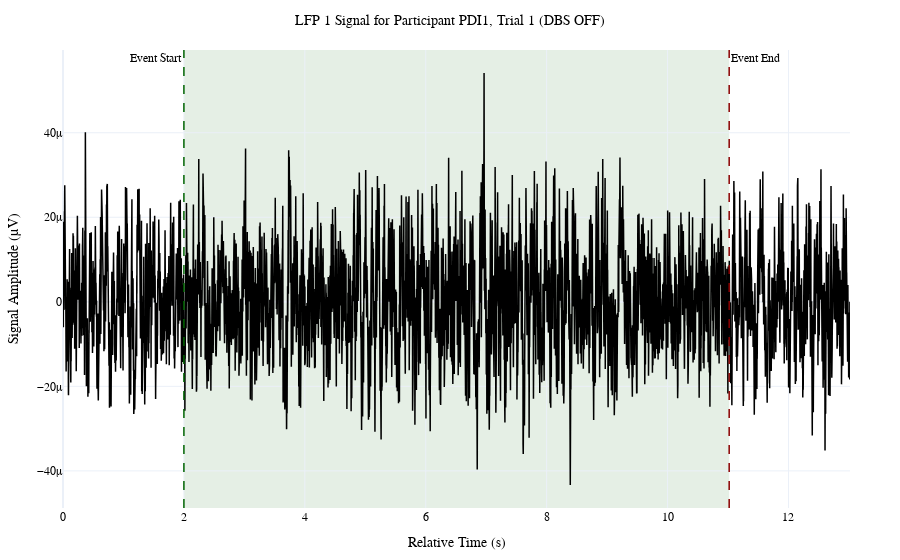

The cell this chart's notebook holds for it:
### Markdown cell above
### 2. Signal Quality Check

* **Visual Inspection of Raw Time-Series:**
    - Plot a segment of raw LFP data.
    - Plot a segment of raw ECoG data.
* **Visualize Recordings with DBS Markers:**
    - Load the event markers for DBS ON/OFF conditions.
    - Create plots of the LFP and ECoG signals, overlaying markers or using shaded regions to indicate the different DBS states.
* **Verify Artifact Removal:**
    - Load a segment of data from a DBS ON block.
    - Plot the signal before applying the template subtraction method.
    - Plot the signal *after* applying template subtraction to visually confirm that the stimulation artifact is removed or significantly reduced.

### Code cell
plot_trial_channel(
    participants,
    channel="LFP_1",
    participant_id="PDI1",
    session=2,
    block=1,
    trial=1,
)

### Figure 1 — Plotly figure (JSON) as saved in the notebook; plotly's stock layout.template omitted (floating-point values rounded to 4 significant figures; data arrays with more than 128 entries replaced by an {"elided": "..."} marker saying what was removed)
{"data": [{"line": {"color": "black", "width": 1.5}, "mode": "lines", "name": "LFP_1", "type": "scatter", "x": {"elided": "13019 float values"}, "y": {"elided": "13019 float values"}}], "layout": {"annotations": [{"showarrow": false, "text": "Event Start", "x": 2, "xanchor": "right", "xref": "x", "y": 1, "yanchor": "top", "yref": "y domain"}, {"showarrow": false, "text": "Event End", "x": 11.02, "xanchor": "left", "xref": "x", "y": 1, "yanchor": "top", "yref": "y domain"}], "font": {"color": "black", "family": "Times New Roman", "size": 12}, "margin": {"b": 50, "l": 50, "r": 50, "t": 50}, "shapes": [{"line": {"color": "darkgreen", "dash": "dash", "width": 1.5}, "type": "line", "x0": 2, "x1": 2, "xref": "x", "y0": 0, "y1": 1, "yref": "y domain"}, {"line": {"color": "darkred", "dash": "dash", "width": 1.5}, "type": "line", "x0": 11.02, "x1": 11.02, "xref": "x", "y0": 0, "y1": 1, "yref": "y domain"}, {"fillcolor": "rgba(0, 100, 0, 0.1)", "layer": "below", "line": {"width": 0}, "type": "rect", "x0": 2, "x1": 11.02, "xref": "x", "y0": 0, "y1": 1, "yref": "y domain"}], "showlegend": false, "title": {"font": {"size": 14}, "text": "LFP 1 Signal for Participant PDI1, Trial 1 (DBS OFF)", "x": 0.5}, "xaxis": {"title": {"text": "Relative Time (s)"}}, "xaxis2": {"overlaying": "x", "range": [16.1, 29.12], "showticklabels": true, "side": "top", "title": {"text": "Absolute Time (s)"}, "visible": true}, "yaxis": {"title": {"text": "Signal Amplitude (µV)"}}}}
